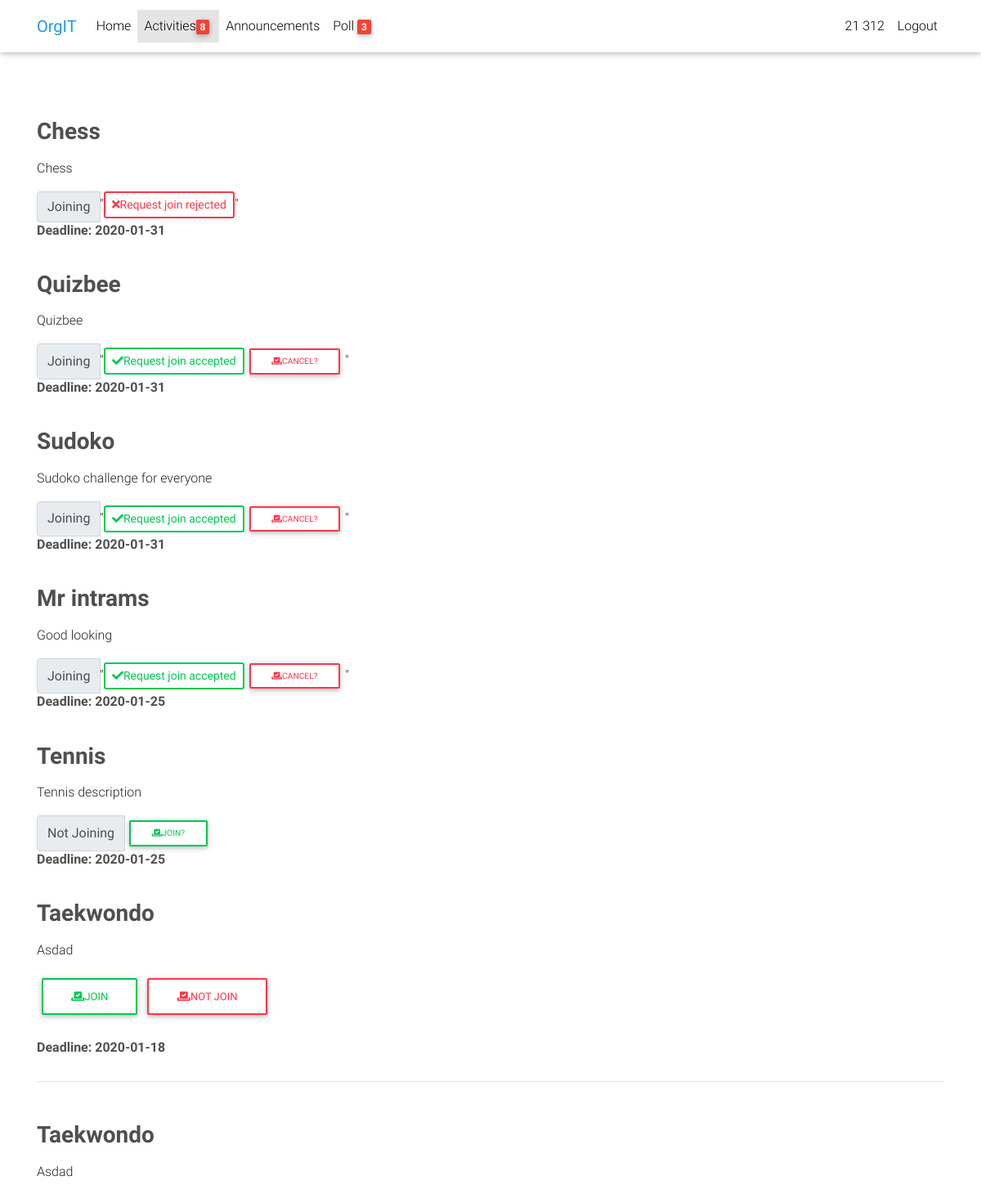
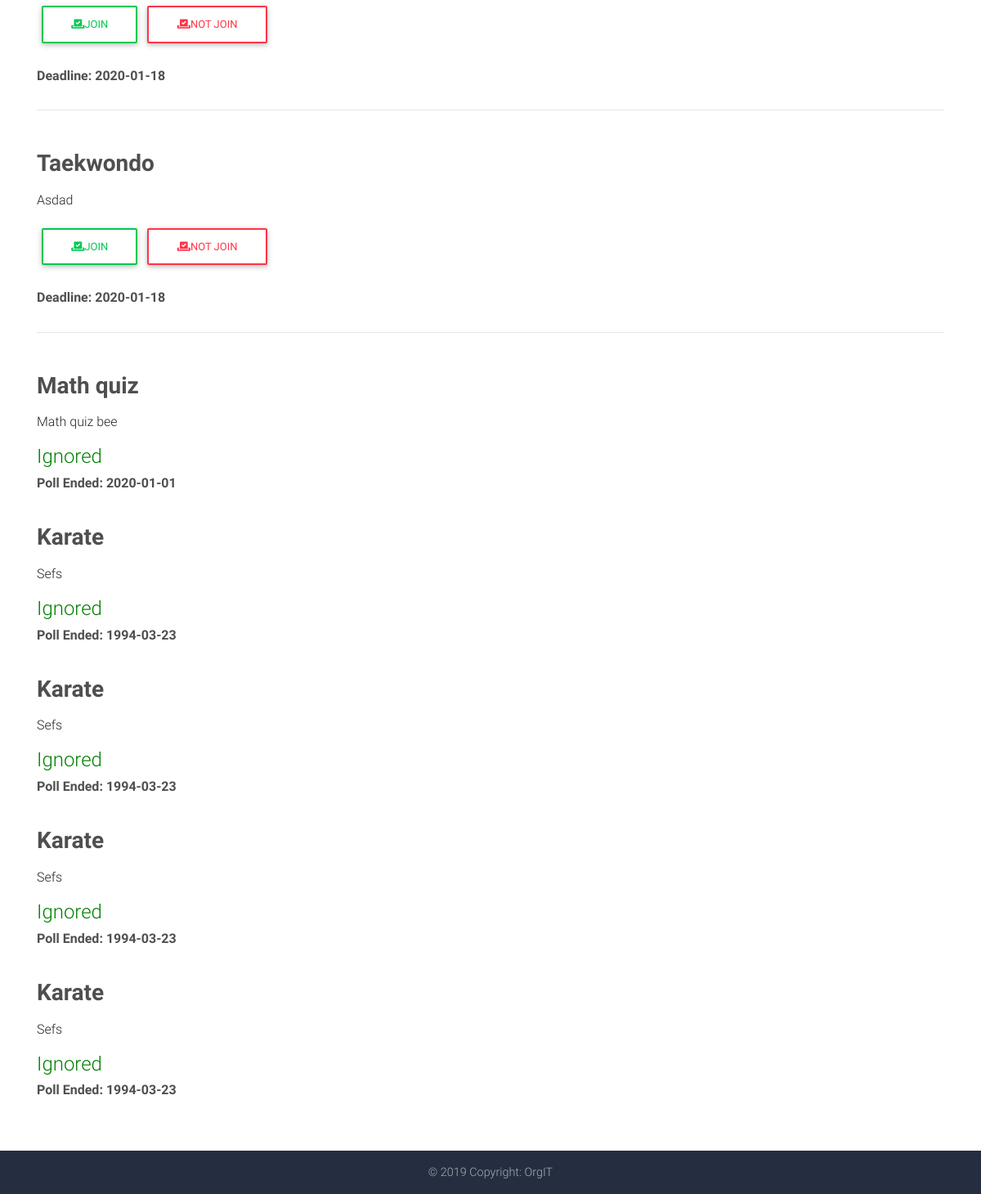
Screenshot of /activities.php (signed in) with the database file from the repository (2 pictures, top to bottom).
### tables this page shows
CREATE TABLE IF NOT EXISTS `users` (
  `id` int(255) NOT NULL AUTO_INCREMENT,
  `firstname` varchar(255) NOT NULL,
  `lastname` varchar(255) NOT NULL,
  `idnumber` int(255) NOT NULL,
  `course` varchar(255) NOT NULL,
  `year` int(255) NOT NULL,
  `email` varchar(255) NOT NULL,
  `password` varchar(255) NOT NULL,
  `status` enum('Rejected','Accepted','Renewing') DEFAULT NULL,
  `image` text,
  `endofsem` varchar(255) DEFAULT NULL,
  PRIMARY KEY (`id`),
  UNIQUE KEY `idnumber` (`idnumber`),
  UNIQUE KEY `email` (`email`)
);

CREATE TABLE IF NOT EXISTS `activityinvitation` (
  `id` int(255) NOT NULL AUTO_INCREMENT,
  `activityID` int(255) NOT NULL,
  `choice` enum('Joining','Not Joining','Cancelled') DEFAULT NULL,
  `userID` int(255) NOT NULL,
  `status` enum('Accepted','Rejected') DEFAULT NULL,
  PRIMARY KEY (`id`),
  UNIQUE KEY `activityID` (`activityID`,`userID`)
);

CREATE TABLE IF NOT EXISTS `activities` (
  `id` int(255) NOT NULL AUTO_INCREMENT,
  `title` varchar(255) NOT NULL,
  `description` text NOT NULL,
  `deadline` varchar(255) NOT NULL,
  `status` enum('Active','Inactive') NOT NULL,
  PRIMARY KEY (`id`)
);

### inc/session.php (called while the page is built, shortened)
<?php
	include 'inc/db.php';;
 	$today = date('Y-m-d');
	if(isset($_SESSION['users'])){
		$sql = mysqli_query($db, "SELECT * FROM users where `idnumber` = '".$_SESSION['users']."'");
		$user = mysqli_fetch_assoc($sql);
	}
?>

### activities.php (the view, shortened to what this page needs)
<?php
  include 'inc/header.php';
  include 'inc/session.php';
  $link = "Activities";
?>
<body>
<?php include 'inc/navbar.php'; ?>
 <main class="mt-5 pt-5">
    <div class="container">
      <section class="pt-5">
        <?php
          $sql = mysqli_query($db, "SELECT *, activities.id as actID from activities join activityinvitation on activities.id = activityinvitation.activityID where activityinvitation.userID = '".$user['id']."' and activities.status = 'Active' ORDER BY activities.deadline DESC");
          while ($row = mysqli_fetch_array($sql)) { ?>
            <?php if(strtotime($today) > strtotime($row['deadline'])): ?>
              <div class="row wow fadeIn">
                <div class="col-lg-12 col-xl-12 mb-4">
                  <h3 class="mb-3 font-weight-bold dark-grey-text">
                    <strong><?php echo ucfirst($row['title']);?></strong>
                  </h3>
                  <p><?php echo ucfirst($row['description']);?></p>
                    <?php
                      $sql2 = mysqli_query($db, "SELECT * FROM activityinvitation where activityID = '".$row['actID']."' and userID = '".$user['id']."' ");
                      while ($row2 = mysqli_fetch_array($sql2))  {
                        if(empty($row2['choice'])){
                          $input = '<h4 style="color: green;">Ignored</h4>';
                        } elseif ($row2['choice'] == 'Joining'){
                          $input = '<h4 style="color: green;">Joined</h4><button class="btn-sm btn-outline-info waves-effect" disabled>'.$row2['status'].'</button>';
                        } else {
                          $input = '<h4 style="color: green;">Not Joining</h4>';
                        }
                        ?>
                        <?php echo $input;?>
                      <?php } ?>
                    <h6 class="mb-3 font-weight-bold dark-grey-text">
                      <strong>Poll Ended: <?php echo ucfirst($row['deadline']);?></strong>
                    </h6>
                </div>
              </div>
            <?php else: ?>
              <?php if(empty($row['choice'])): ?>
                <div class="row wow fadeIn" style="visibility: visible; animation-name: fadeIn;">
                  <div class="col-lg-12 col-xl-12 mb-4">
                    <h3 class="mb-3 font-weight-bold dark-grey-text">
                      <strong><?php echo ucfirst($row['title']);?></strong>
                    </h3>
                    <p><?php echo ucfirst($row['description']);?></p>
                    <div class="btn-group" role="group" aria-label="Basic example">
                      <form method="POST" action="activities.php">
                        <button class="btn btn-outline-success waves-effect" name="submit" type="submit"><i class="nav-icon fas fa-vote-yea"></i>Join</button>
                      </form>
                      <form method="POST" action="activities.php">
                        <button class="btn btn-outline-danger waves-effect" name="submit1" type="submit"><i class="nav-icon fas fa-vote-yea"></i>Not Join</button>
                       </form>
                    </div>
                  </div>
                </div>
                <div class="row">
                  <div class="col-6">
                                        <h6 class="mb-3 font-weight-bold dark-grey-text">
                      <strong>Deadline: <?php echo ucfirst($row['deadline']);?></strong>
                    </h6>
                  </div>
                </div>
                <hr class="mb-5">
                <?php else: ?>
                <div class="row wow fadeIn" style="visibility: visible; animation-name: fadeIn;">
                  <div class="col-lg-12 col-xl-12 mb-4">
                    <h3 class="mb-3 font-weight-bold dark-grey-text">
                      <strong><?php echo ucfirst($row['title']);?></strong>
                    </h3>
                    <p><?php echo ucfirst($row['description']);?></p>
                      <?php
                        $sql1 = mysqli_query($db, "SELECT * FROM activityinvitation where activityID = '".$row['actID']."' and userID = '".$user['id']."' ");
                        while ($row1 = mysqli_fetch_array($sql1))  {
                          $input = ''.ucfirst($row1['choice']).'';
                          if($row1['choice'] == 'Joining'){
                            if (empty($row1['status'])){
                              $input2 = '<button class="btn-sm btn-outline-info waves-effect" disabled>Request join Pending</button><input class="form-check-input" type="hidden" name="user" value="'.$user['id'].'"><input class="form-check-input" type="hidden" name="act" value="'.$row['actID'].'"><button class="btn-sm btn btn-outline-danger waves-effect" name="submit3" type="submit"><i class="nav-icon fas fa-vote-yea"></i>Cancel?</button>';
                            } elseif ($row1['status'] == 'Accepted') {
                              $input2 = '<button class="btn-sm btn-outline-success waves-effect" disabled><i class="nav-icon fas fa-check"></i>Request join accepted</button><input class="form-check-input" type="hidden" name="user" value="'.$user['id'].'"><input class="form-check-input" type="hidden" name="act" value="'.$row['actID'].'"><button class="btn-sm btn btn-outline-danger waves-effect" name="submit3" type="submit"><i class="nav-icon fas fa-vote-yea"></i>Cancel?</button>';
                            } else {
                              $input2 = '<button class="btn-sm btn-outline-danger waves-effect" disabled><i class="nav-icon fas fa-times"></i>Request join rejected</button>';
                            }
                            $input1 = '<form method="POST" action="activities.php">"'.$input2.'"</form>';
                          } else {
                            $input1 = '<form method="POST" action="activities.php"><input class="form-check-input" type="hidden" name="user" value="'.$user['id'].'"><input class="form-check-input" type="hidden" name="act" value="'.$row['actID'].'"><button class="btn-sm btn btn-outline-success waves-effect" name="submit" type="submit"><i class="nav-icon fas fa-vote-yea"></i>Join?</button></form>';
                          }
                          ?>
                          <div class="input-group">
                            <div class="input-group-prepend">
                              <span class="input-group-text"><?php echo $input;?></span>
                            </div>
                            <?php echo $input1;?>
                          </div>
                        <?php } ?>
                    <h6 class="mb-3 font-weight-bold dark-grey-text">
                      <strong>Deadline: <?php echo ucfirst($row['deadline']);?></strong>
                    </h6>
                  </div>
                </div>
                <?php endif ?>
           <?php endif ?>
          <?php } ?>
      </section>
    </div>
  </main>
<?php include 'inc/footer.php'; ?>
</body>
</html>

### inc/navbar.php (shortened to what this page needs)
<?php if(empty($_SESSION['users'])): ?>
  <header>
    <nav class="navbar fixed-top navbar-expand-lg navbar-light white scrolling-navbar">
      <div class="container">
        <a href="index.php" class="navbar-brand waves-effect">
          <strong class="blue-text">OrgIT </strong>
        </a>
        <button class="navbar-toggler" type="button" data-toggle="collapse" data-target="#navbarSupportedContent"
          aria-controls="navbarSupportedContent" aria-expanded="false" aria-label="Toggle navigation">
          <span class="navbar-toggler-icon"></span>
        </button>
        <div class="collapse navbar-collapse" id="navbarSupportedContent">
          <ul class="navbar-nav mr-auto">
            <li class="nav-item active">
              <a class="nav-link waves-effect" href="index.php">Home
                <span class="sr-only">(current)</span>
              </a>
            </li>
          </ul>
          <ul class="navbar-nav nav-flex-icons">
            <li class="nav-item">
              <a class="nav-link waves-effect" data-toggle="modal" data-target="#signup">Signup
              </a>
            </li>
            <li class="nav-item">
              <a class="nav-link waves-effect" data-toggle="modal" data-target="#login">Login
              </a>
            </li>
          </ul>
        </div>
      </div>
    </nav>
  </header>
  <?php else: ?>
  <header>
    <nav class="navbar fixed-top navbar-expand-lg navbar-light white scrolling-navbar">
      <div class="container">
        <a href="index.php" class="navbar-brand waves-effect">
          <strong class="blue-text">OrgIT </strong>
        </a>
        <div class="collapse navbar-collapse" id="navbarSupportedContent">
          <ul class="navbar-nav mr-auto">
            <li class="nav-item <?php if($link == 'Home') {echo 'active';} ?>">
              <a class="nav-link waves-effect" href="index.php">Home
              </a>
            </li>
            <li class="nav-item <?php if($link == 'Activities') {echo 'active';} ?>">
              <a class="nav-link waves-effect" href="activities.php">Activities<?php
                $sql1 = mysqli_query($db, " SELECT count(*) as counted from activities where DATEDIFF('".$today."', deadline) < '3'");
                 $row2 = mysqli_fetch_assoc($sql1);
                 $count = $row2['counted'];
                 if ($count > '0'){
                  echo '<span class="badge red z-depth-1 mr-1">'.$count.'</span>';
                 }
                ?> </a>
            </li>
            <li class="nav-item <?php if($link == 'Announcements') {echo 'active';} ?>">
              <a class="nav-link waves-effect" href="announcements.php">Announcements<?php
                ?> </a>
            </li>
            <li class="nav-item <?php if($link == 'Poll') {echo 'active';} ?>">
              <a class="nav-link waves-effect" href="poll.php">Poll
                <?php
                $sql = mysqli_query($db, " SELECT count(*) as counted from pollquestion left join pollanswers on pollquestion.id = pollanswers.questionID where pollanswers.userID = '".$user['id']."' and pollanswers.choiceID is NULL and pollquestion.endofdate > '".$today."'");
                 $row1 = mysqli_fetch_assoc($sql);
                 $counted = $row1['counted'];
                 if ($counted > '0'){
                  echo '<span class="badge red z-depth-1 mr-1">'.$counted.'</span>';
                 }
                ?>
              </a>
            </li>
          </ul>
          <ul class="navbar-nav nav-flex-icons">
            <li class="nav-item <?php if($link == 'Profile') {echo 'active';} ?>">
              <a href="viewprofile.php" class="nav-link waves-effect"><?php echo ucwords($user['firstname']). ' '.ucwords($user['lastname']); ?></a>
            </li>
            <li class="nav-item">
              <a href="logout.php" class="nav-link waves-effect">Logout
              </a>
            </li>
          </ul>
        </div>
      </div>
    </nav>
  </header>
  <?php endif ?>

### inc/header.php (style rules this page uses)
* { margin: 0; padding: 0; }
html, body { height: 100%; width: 100%; }
main { min-height: 100%; }
header { width: 100%; }

### rows the page displays
users: firstname "21", lastname "312"
activityinvitation: activityID.title "Chess", activityID.description "Chess", choice "Joining", status "Request join rejected", activityID.deadline "2020-01-31"
activityinvitation: activityID.title "Quizbee", activityID.description "Quizbee", choice "Joining", activityID.deadline "2020-01-31"
activityinvitation: activityID.title "Sudoko", activityID.description "Sudoko challenge for everyone", choice "Joining", activityID.deadline "2020-01-31"
activityinvitation: activityID.title "Mr intrams", activityID.description "Good looking", choice "Joining", activityID.deadline "2020-01-25"
activityinvitation: activityID.title "Tennis", activityID.description "Tennis description", choice "Not Joining", activityID.deadline "2020-01-25"
activityinvitation: activityID.title "Taekwondo", activityID.description "Asdad", activityID.deadline "2020-01-18"
activityinvitation: activityID.title "Taekwondo", activityID.description "Asdad", activityID.deadline "2020-01-18"
activityinvitation: activityID.title "Taekwondo", activityID.description "Asdad", activityID.deadline "2020-01-18"
activityinvitation: activityID.title "Math quiz", activityID.description "Math quiz bee", shows "Ignored", activityID.deadline "2020-01-01"
activityinvitation: activityID.title "Karate", activityID.description "Sefs", shows "Ignored", activityID.deadline "1994-03-23"
activityinvitation: activityID.title "Karate", activityID.description "Sefs", shows "Ignored", activityID.deadline "1994-03-23"
activityinvitation: activityID.title "Karate", activityID.description "Sefs", shows "Ignored", activityID.deadline "1994-03-23"
activityinvitation: activityID.title "Karate", activityID.description "Sefs", shows "Ignored", activityID.deadline "1994-03-23"

### other values shown
$count "8"
$counted "3"
